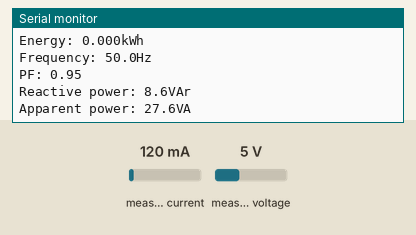
The sketch below on a simulated ESP32. On the bench: the last lines printed to the serial monitor. The inputs (shaded band) are chosen by the test bench; at power-on: measured current 120 mA, measured voltage 5 V. WiFi joins after 1.5 s; servers stay silent unless stated; network time is answered at once with the bench clock; the local clock reads 2024-03-15 10:24:30 at power-on unless the sketch sets it; no MQTT or app messages arrive unless stated.

Above: at 2.7 s.
2.8 s: measured current set to 40 mA
At 4.2 s:
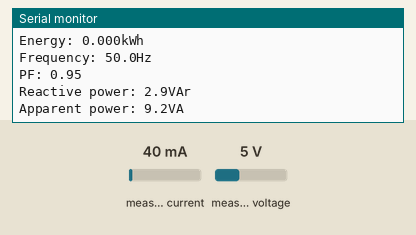
4.3 s: measured voltage set to 0.3 V
At 5.6 s:
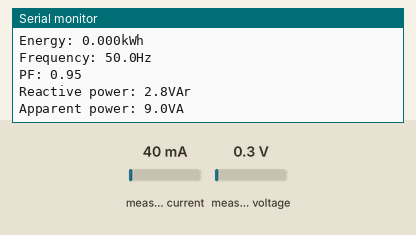
5.8 s: measured current set to 500 mA
At 10.7 s:
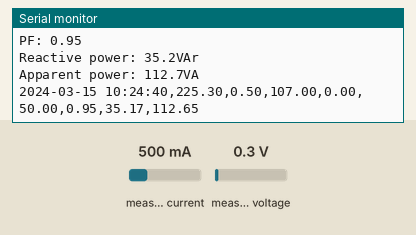
Timing chart, 0 to 12.2 s (numbered marks = the images above; inputs shaded):
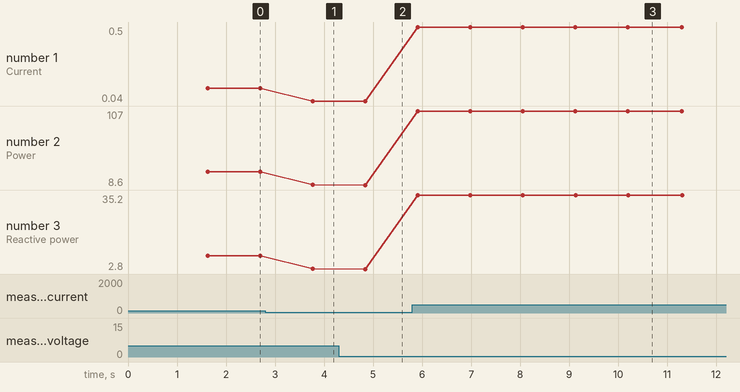

The sketch:

PowerQuality.ino
```cpp
#include <PZEM004Tv30.h>
#include <ArduinoJson.h>
#include <WiFi.h>
#include <PubSubClient.h>
#include <NTPClient.h>
#include <WiFiUdp.h>

// Credenciales para conexión WiFi
const char *ssid = "ProyectosElectronica"; // Nombre de la red WiFi.
const char *password = "proyectos";  // Contraseña de la red.

// Credenciales para la conexión MQTT
const char *mqtt_broker = "broker.emqx.io"; // Broker EMQX.
const char *topic = "esp32/recepcion"; // Tópico para recepción de datos en el broker.
const char *mqtt_username = "emqx"; // Nombre de usuario para acceder al broker.
const char *mqtt_password = "public"; // Contraseña para acceder al broker.
const int mqtt_port = 1883; // Puerto de comunicación.

// Otras variables
float pot_aparente;
float pot_reactiva;

// Variables para extraer datos de fecha y tiempo.
String date;
String Time;
String dateTime;


#if defined(ESP32)
PZEM004Tv30 pzem(Serial2, 16, 17); // RX2, TX2
#else
PZEM004Tv30 pzem(Serial2);
#endif

// Variables para el manejo de formato JSON.
String jsonSerial = "";
JsonDocument myjson; //Se genera un objeto JSON.
char msg;

unsigned long previousTime = 0; // Variable para contar segundos.

// Clientes para publicación a MQTT.
WiFiClient espClient;
PubSubClient client(espClient);

// Objetos para acceder al servidor NTP y obtener la fecha y hora.
WiFiUDP ntpUDP;
NTPClient timeClient(ntpUDP);

void setup() {
  Serial.begin(115200);

  WiFi.begin(ssid, password); // Se inicia la conexión WiFi.

  // Se revisa el estado de la conexión y no se avanza hasta que sea exitoso.
  while (WiFi.status() != WL_CONNECTED) {
    delay(500);
    Serial.println("Connecting to WiFi..");
  }

  Serial.println("Connected to the Wi-Fi network");

  // Conexión al broker MQTT
  client.setServer(mqtt_broker, mqtt_port);
  client.setCallback(callback);

  // Se revisa el estado de la conexión MQTT hasta que se logre la comunicación con el broker.
  while (!client.connected()) {
    String client_id = "esp32-client-";
    client_id += String(WiFi.macAddress());
    Serial.printf(" The client %s connects to the public MQTT broker\n", client_id.c_str());

    if (client.connect(client_id.c_str(), mqtt_username, mqtt_password)) {
      Serial.println("Public EMQX MQTT broker connected");
    }
    else {
      Serial.print("failed with state ");
      Serial.print(client.state());
      delay(2000);
    }
  }
  timeClient.begin(); // Se da inicio al cliente NTP.
  timeClient.setTimeOffset(-18000); // Se establece un desfase -18000 segundos para sincronizar con la ubicación geográfica de Colombia.
}

// Función para procesar los mensajes recibidos en un tópico MQTT.
void callback(char *topic, byte *payload, unsigned int length) {
  Serial.print("Message arrived in topic: ");
  Serial.println(topic);
  Serial.print("Message:");
  for (int i = 0; i < length; i++) {
    Serial.print((char) payload[i]);
  }
  Serial.println();
  Serial.println("-----------------------");
}

void loop() {

  unsigned long currentTime = millis(); // Se obtienen los segundos que han pasado.

  Serial.print("Custom Address:");
  Serial.println(pzem.readAddress(), HEX);

  // Se almacenan los datos obtenidos por el sensor
  float voltage = pzem.voltage(); // Se obtiene el voltaje - V
  float current = pzem.current(); // Se obtiene la corriente - A
  float power = pzem.power(); // Se obtiene la potencia (activa) - W
  float energy = pzem.energy(); // Se obtiene la energía - kWh
  float frequency = pzem.frequency(); // Se obtiene la frecuencia - Hz
  float pf = pzem.pf(); // Se obtiene el factor de potencia

  // Se obtienen variables faltantes que no se extraen directamente desde el sensor
  pot_aparente = abs(voltage)*abs(current); // Se obtiene la potencia aparente - VA
  pot_reactiva = pot_aparente*sin(acos(pf)); // Se obtiene la potencia reactiva - VAr

  impresionSerial(voltage, current, power, energy, pf, frequency, pot_aparente, pot_reactiva); // Impresión de las variables.
  crearJson(voltage, current, power, energy, pf, frequency, pot_aparente, pot_reactiva); // Creación del JSON.


  serializeJson(myjson, jsonSerial); // Se serializa (conversión a string) el contenido del JSON para facilitar su transmisión.

  // Conversión de string a char para realizar la publicación al tópico MQTT.
  char json_serial[jsonSerial.length()+1];
  jsonSerial.toCharArray(json_serial, jsonSerial.length()+1);

  // Cada 10 segundos, se obtiene la fecha y se imprime el CSV.
  if(currentTime - previousTime >= 10000){
    previousTime = currentTime;

    dateTime = getDatetime();
    serialCSV(voltage, current, power, energy, pf, frequency, pot_aparente, pot_reactiva, dateTime);
  }

  client.loop(); // Revisa constantemente si hay nuevos mensajes.
  client.publish(topic, json_serial); // Se publica el JSON serializado al tópico MQTT.

  delay(1000);
}

// Función para imprimir las variables eléctricas en el monitor serial.
void impresionSerial(float voltage, float current, float power, float energy, float pf, float frequency, float pot_aparente, float pot_reactiva){

  // Se verifica si se pudo obtener todas las variables, en caso de que no, mostrará un error de lectura.
  if(isnan(voltage)){
      Serial.println("Error reading voltage");
  } else if (isnan(current)) {
      Serial.println("Error reading current");
  } else if (isnan(power)) {
      Serial.println("Error reading power");
  } else if (isnan(energy)) {
      Serial.println("Error reading energy");
  } else if (isnan(frequency)) {
      Serial.println("Error reading frequency");
  } else if (isnan(pf)) {
      Serial.println("Error reading power factor");
  }
  else {

    // Impresión de las variables
    Serial.print("Voltage: ");           Serial.print(voltage);             Serial.println("V");
    Serial.print("Current: ");           Serial.print(current);             Serial.println("A");
    Serial.print("Power: ");             Serial.print(power);               Serial.println("W");
    Serial.print("Energy: ");            Serial.print(energy,3);            Serial.println("kWh");
    Serial.print("Frequency: ");         Serial.print(frequency, 1);        Serial.println("Hz");
    Serial.print("PF: ");                Serial.println(pf);
    Serial.print("Reactive power: ");    Serial.print(pot_reactiva, 1);     Serial.println("VAr");
    Serial.print("Apparent power: ");    Serial.print(pot_aparente, 1);     Serial.println("VA");
  }
}

// Función para realizar el empaquetado JSON.
void crearJson(float voltage, float current, float power, float energy, float pf, float frequency, float pot_aparente, float pot_reactiva){

  // Se almacenan las variables en un objeto JSON de forma llave-valor.
  myjson["Voltage"] = voltage;
  myjson["Current"] = current;
  myjson["Power"] = power;
  myjson["Energy"] = energy;
  myjson["Frequency"] = frequency;
  myjson["PF"] = pf;
  myjson["Reactive"] = pot_reactiva;
  myjson["Aparent"] = pot_aparente;

}

// Función para extraer la fecha y hora actual.
String getDatetime(){
  timeClient.update(); // Se actualiza el cliente al momento actual.

  date = timeClient.getFormattedDate(); // Se extrae la fecha.
  Time = timeClient.getFormattedTime(); // Se extrae la hora.
  int split = date.indexOf("T"); // Se obtiene el índice donde termina la fecha.

  date = date.substring(0, split); // Se extrae únicamente la fecha en formato YYYY-MM-DD

  String datetime = date + " " + Time; // Se concatena la fecha y hora, obtieniendo un datetime con formato YYYY-MM-DD HH-MM-SS

  return datetime;
}

// Función para una impresión serial de las variables en un formato CSV, esto para realizar la extracción y almacenamiento a un archivo de texto.
void serialCSV(float voltage, float current, float power, float energy, float pf, float frequency, float pot_aparente, float pot_reactiva, String date){
  Serial.print(date);
  Serial.print(",");
  Serial.print(voltage);
  Serial.print(",");
  Serial.print(current);
  Serial.print(",");
  Serial.print(power);
  Serial.print(",");
  Serial.print(energy);
  Serial.print(",");
  Serial.print(frequency);
  Serial.print(",");
  Serial.print(pf);
  Serial.print(",");
  Serial.print(pot_reactiva);
  Serial.print(",");
  Serial.print(pot_aparente);
  Serial.print("\n");
}
```

Measured:
- after the input at 2.8 s, the serial monitor: prints a new line after 0.97 s (image 1)
- after the input at 4.3 s, the serial monitor: prints a new line after 0.54 s (image 2)
- after the input at 5.8 s, the serial monitor: prints a new line after 0.11 s (image 3)
- plotted number 1: 0.12 → 0.04 after the input at 2.8 s, 0.04 → 0.5 after the input at 5.8 s
- plotted number 2: 26.2 → 8.7 after the input at 2.8 s, 8.6 → 107 after the input at 5.8 s
- plotted number 3: 8.6 → 2.9 after the input at 2.8 s, 2.9 → 2.8 after the input at 4.3 s, 2.8 → 35.2 after the input at 5.8 s
